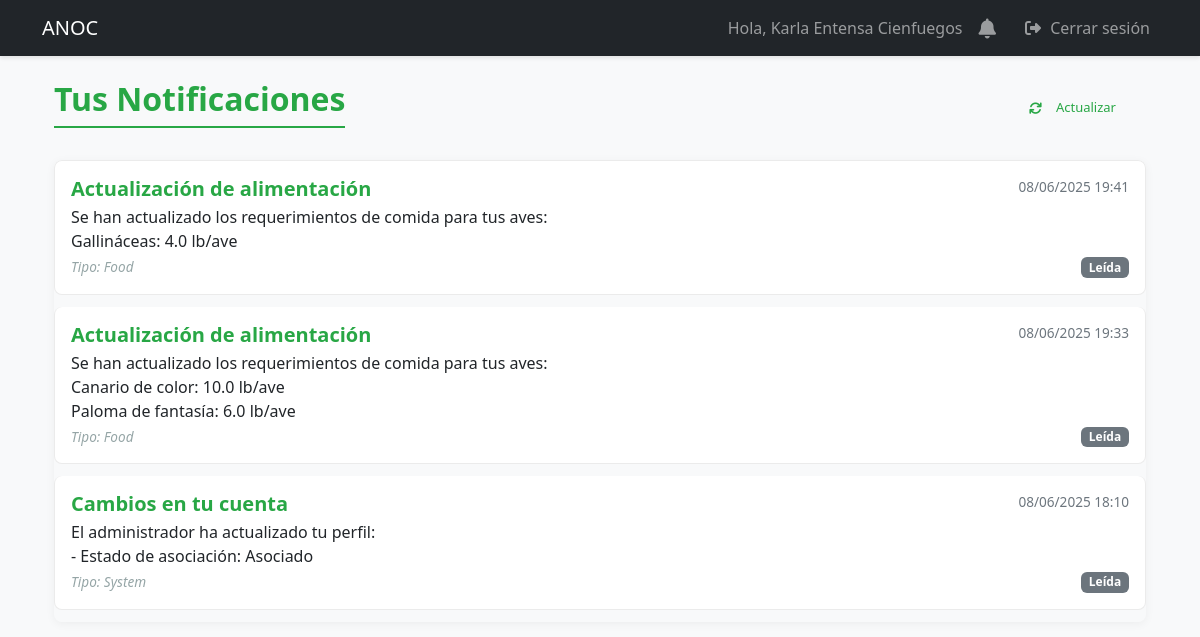
The page /notifications (signed in) on the database as committed earlier.
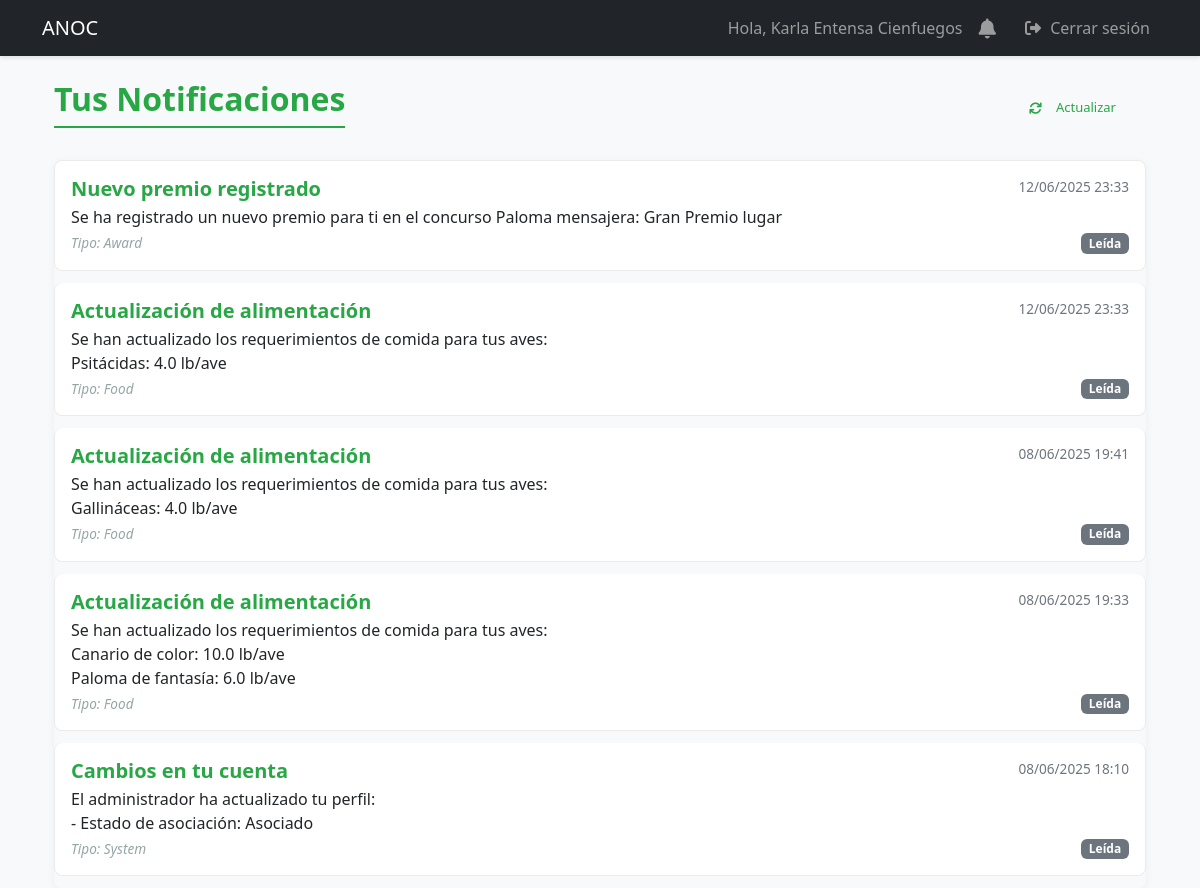
The same page on the database as committed later.
### models.py (models this page shows)
class Notification(db.Model):
    id = db.Column(db.Integer, primary_key=True)
    user_id = db.Column(db.Integer, db.ForeignKey('user.id'), nullable=False)
    title = db.Column(db.String(100), nullable=False)
    message = db.Column(db.Text, nullable=False)
    is_read = db.Column(db.Boolean, default=False)
    created_at = db.Column(db.DateTime, default=datetime.utcnow)
    notification_type = db.Column(db.String(50))  # 'system', 'food', 'birds', 'award'

### app.py (the view)
@app.route('/notifications')
@login_required
def notifications():
    all_notifications = db.session.execute(
        select(Notification)
        .where(Notification.user_id == current_user.id)
        .order_by(Notification.created_at.desc())
    ).scalars().all()
    mark_notifications_as_read(current_user.id)
    return render_template('notifications.html', notifications=all_notifications)

### app.py (called while the page is built)
@login_manager.user_loader
def load_user(user_id):
    return db.session.get(User, int(user_id))

def mark_notifications_as_read(user_id):
    db.session.execute(
        update(Notification)
        .where(Notification.user_id == user_id, Notification.is_read == False)
        .values(is_read=True)
    )
    db.session.commit()

### templates/notifications.html
{% extends "base.html" %}
{% block content %}
    <div class="container mt-4">
        <div class="d-flex justify-content-between align-items-center mb-4">
            <h2>Tus Notificaciones</h2>
            <a href="{{ url_for('notifications') }}" class="btn btn-sm btn-outline-secondary">
                <i class="fas fa-sync"></i> Actualizar
            </a>
        </div>
        {% if notifications %}
            <div class="list-group">
                {% for notification in notifications %}
                    <div class="list-group-item list-group-item-action flex-column align-items-start
                        {% if not notification.is_read %}list-group-item-primary{% endif %}">
                        <div class="d-flex w-100 justify-content-between">
                            <h5 class="mb-1">{{ notification.title }}</h5>
                            <small>{{ notification.created_at.strftime('%d/%m/%Y %H:%M') }}</small>
                        </div>
                        <p class="mb-1">{{ notification.message | replace('\n', '<br>') | safe }}</p>
                        <div class="d-flex justify-content-between align-items-center">
                            <small class="text-muted">
                                Tipo: {{ notification.notification_type | capitalize }}
                            </small>
                            {% if not notification.is_read %}
                                <form method="POST" action="{{ url_for('mark_notification_read', notification_id=notification.id) }}">
                                    <button type="submit" class="btn btn-sm btn-success">
                                        <i class="fas fa-check"></i> Marcar como leída
                                    </button>
                                </form>
                            {% else %}
                                <span class="badge bg-secondary">Leída</span>
                            {% endif %}
                        </div>
                    </div>
                {% endfor %}
            </div>
        {% else %}
            <div class="alert alert-info">
                <i class="fas fa-info-circle"></i> No tienes notificaciones.
            </div>
        {% endif %}
    </div>
{% endblock %}

Rows that differ between the two databases and show on the page:
added Notification: title "Nuevo premio registrado", created_at "12/06/2025 23:33", message "Se ha registrado un nuevo premio para ti en el concurso Paloma mensajera: Gran Premio lugar", notification_type "Award", is_read "Leída"
added Notification: title "Actualización de alimentación", created_at "12/06/2025 23:33", message "Se han actualizado los requerimientos de comida para tus aves: Psitácidas: 4.0 lb/ave", notification_type "Food", is_read "Leída"
